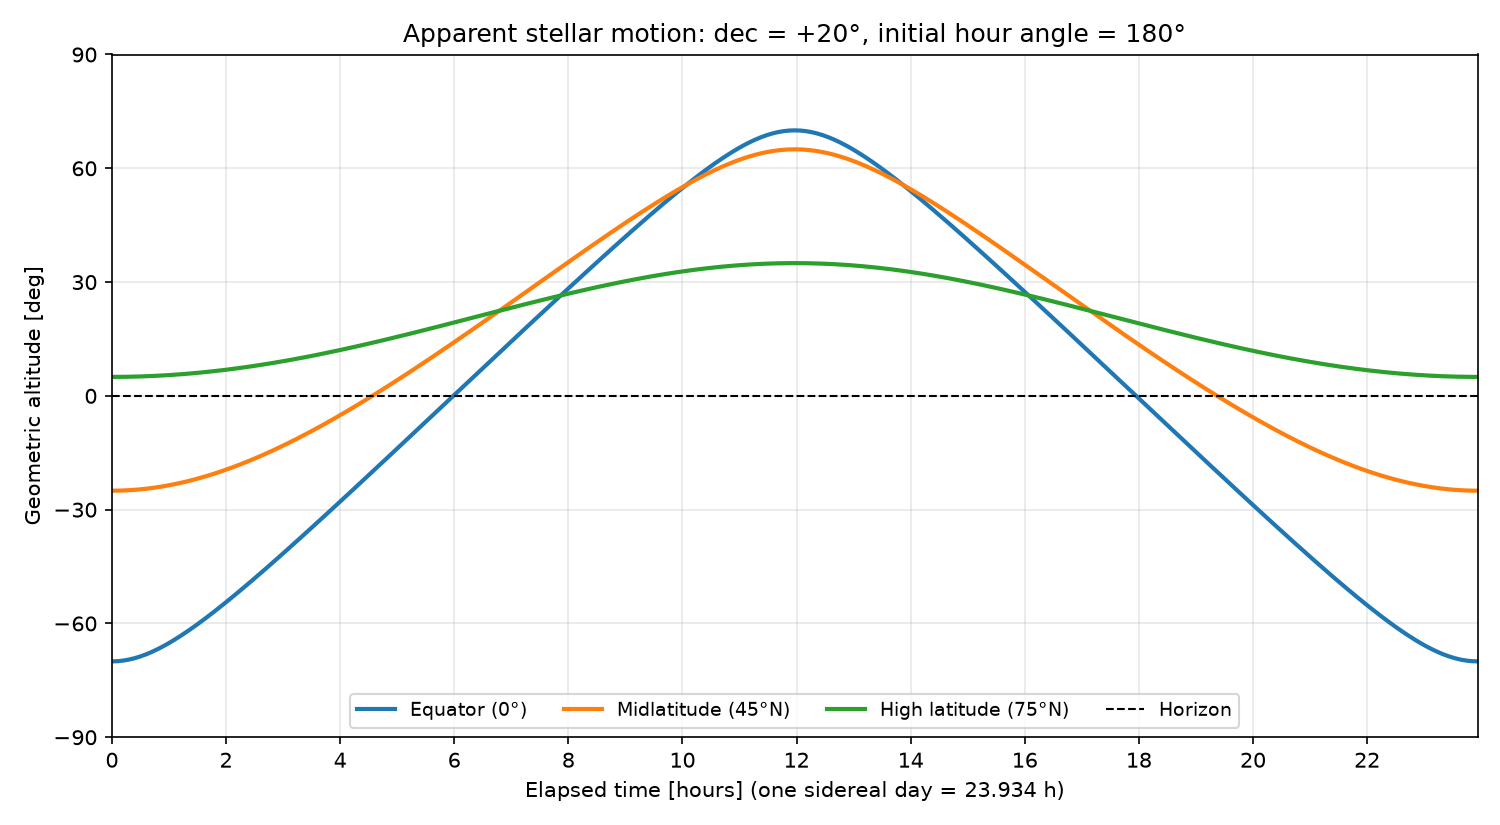

The script that saved this image:
"""
apparent_star_motion.py - Space Systems Engineering, Module 1, Section 9

Propagate a star's hour angle across one sidereal day and plot its
geometric altitude for observers at three latitudes.

The star and the initial hour angle are identical for every run; only the
observer latitude changes.

Run:  python apparent_star_motion.py
"""

from pathlib import Path

import matplotlib
matplotlib.use("Agg")
import matplotlib.pyplot as plt
import numpy as np

from celestial_geometry import (
    SIDEREAL_DAY_SECONDS,
    earth_rotation_angle,
    star_altitude,
)

# ---- experiment setup -------------------------------------------------------
STAR_DECLINATION_DEG = 20.0
INITIAL_HOUR_ANGLE_DEG = 180.0      # start at lower transit -> peak mid-run
LATITUDES_DEG = {
    "Equator (0°)": 0.0,
    "Midlatitude (45°N)": 45.0,
    "High latitude (75°N)": 75.0,
}
N_SAMPLES = 481                     # every ~3 minutes


def propagate_altitude(latitude_deg, declination_deg, initial_hour_angle_deg,
                       elapsed_seconds):
    """Altitude [deg] at each elapsed time. H(t) = H0 + accumulated rotation."""
    rotation_deg = np.degrees(earth_rotation_angle(elapsed_seconds))
    hour_angle_deg = initial_hour_angle_deg + rotation_deg
    return star_altitude(latitude_deg, declination_deg, hour_angle_deg)


def main():
    t = np.linspace(0.0, SIDEREAL_DAY_SECONDS, N_SAMPLES)
    t_hours = t / 3600.0

    fig, ax = plt.subplots(figsize=(10, 5.5))

    print(f"Star: dec = {STAR_DECLINATION_DEG:+.1f} deg, "
          f"initial hour angle = {INITIAL_HOUR_ANGLE_DEG:.1f} deg")
    print(f"{'observer':<24}{'min alt':>10}{'max alt':>10}{'hours up':>10}  note")

    for label, lat in LATITUDES_DEG.items():
        alt = propagate_altitude(lat, STAR_DECLINATION_DEG,
                                 INITIAL_HOUR_ANGLE_DEG, t)
        ax.plot(t_hours, alt, linewidth=2, label=label)

        hours_up = np.mean(alt[:-1] > 0.0) * SIDEREAL_DAY_SECONDS / 3600.0
        if alt.min() > 0.0:
            note = "circumpolar (never sets)"
        elif alt.max() < 0.0:
            note = "never rises"
        else:
            note = "rises and sets"
        print(f"{label:<24}{alt.min():>10.2f}{alt.max():>10.2f}"
              f"{hours_up:>10.2f}  {note}")

    ax.axhline(0.0, color="black", linewidth=1, linestyle="--", label="Horizon")
    ax.set_xlim(0.0, t_hours[-1])
    ax.set_ylim(-90, 90)
    ax.set_xticks(np.arange(0, 24, 2))
    ax.set_yticks(np.arange(-90, 91, 30))
    ax.set_xlabel("Elapsed time [hours] (one sidereal day = 23.934 h)")
    ax.set_ylabel("Geometric altitude [deg]")
    ax.set_title(f"Apparent stellar motion: dec = {STAR_DECLINATION_DEG:+.0f}°, "
                 f"initial hour angle = {INITIAL_HOUR_ANGLE_DEG:.0f}°")
    ax.grid(True, alpha=0.3)
    ax.legend(loc="lower center", ncol=4, fontsize=9)
    fig.tight_layout()

    out = Path(__file__).with_name("apparent_star_motion.png")
    fig.savefig(out, dpi=150)
    print(f"\nSaved {out.name}")


if __name__ == "__main__":
    main()
